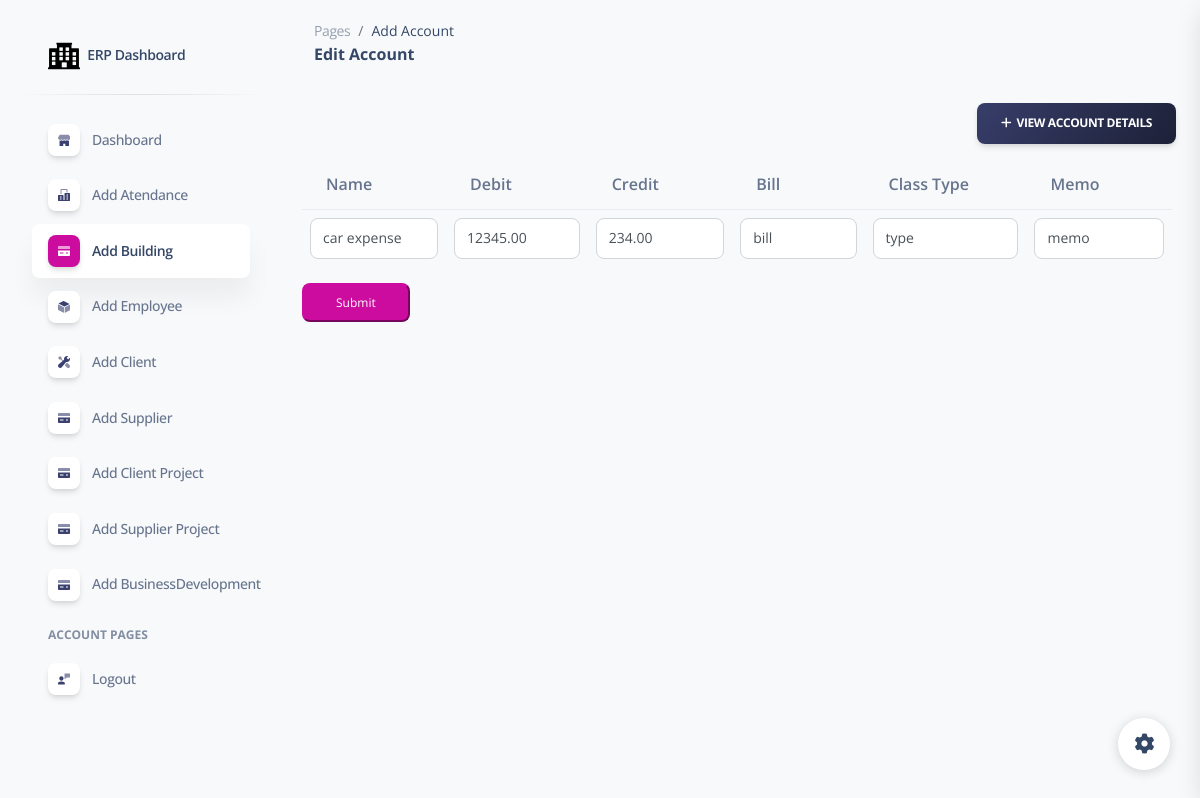
The app's page /editaccounts/1/ (signed in) with its own data.
### erpapp/models.py (models this page shows, shortened)
class Account(models.Model):
    entry_collection = models.ForeignKey(TallyEntryCollection, on_delete=models.CASCADE, related_name='tallyentry_set')
    name = models.CharField(max_length=255)
    bill = models.CharField(max_length=255)
    class_type = models.CharField(max_length=255)
    deb = models.DecimalField(max_digits=10, decimal_places=2)
    credit = models.DecimalField(max_digits=10, decimal_places=2)
    memo = models.CharField(max_length=255)

### erpapp/views.py (the view)
# urls.py: path('editaccounts/<int:entry_id>/', edit_account, name='edit_account'),
@login_required
def edit_account(request, entry_id):
    entry = get_object_or_404(Account, id=entry_id)
    entry_collection = entry.entry_collection
    if request.method == 'POST':
        form = AccountForm(request.POST, instance=entry)
        if form.is_valid():
            form.save()
            return redirect('account_list')  # Redirect to the success page or any other page as needed
    else:
        form = AccountForm(instance=entry)
    return render(request, 'edit_account.html', {'form': form, 'entry_collection': entry_collection})

### erpapp/forms.py
class AccountForm(forms.ModelForm):
    class Meta:
        model = Account
        exclude = ['entry_collection', 'date']
        fields = ['name', 'bill', 'class_type', 'deb', 'credit', 'memo']
    def __init__(self, *args, **kwargs):
        super().__init__(*args, **kwargs)
        for field_name, field in self.fields.items():
            field.required = False
            field.widget.attrs.update({'class': 'form-control'})

### erpapp/templates/edit_account.html (shortened to what this page needs)
{% extends 'base.html' %}
{% load static %}
{% block content %}
<!DOCTYPE html>
<html lang="en">
<head>
  <link href="{% static  'css/nucleo-icons.css' %}" rel="stylesheet" />
  <link href="{% static  'css/nucleo-svg.css' %}" rel="stylesheet" />
  <link href="{% static '/css/nucleo-svg.css' %}" rel="stylesheet" />
  <link id="pagestyle" href="{% static 'css/soft-ui-dashboard.css' %}" rel="stylesheet" />
</head>
<body class="g-sidenav-show  bg-gray-100">
  <aside class="sidenav navbar navbar-vertical navbar-expand-xs border-0 border-radius-xl my-3 fixed-start ms-3 " id="sidenav-main">
    <div class="sidenav-header">
      <a class="navbar-brand m-0" href="#" target="_blank">
        <img src="{% static '/img/logo-ct.png' %}" class="navbar-brand-img h-100" alt="main_logo">
        <span class="ms-1 font-weight-bold">ERP Dashboard</span>
      </a>
    </div>
    <hr class="horizontal dark mt-0">
    <div class="collapse navbar-collapse  w-auto  max-height-vh-100 h-100" id="sidenav-collapse-main">
      <ul class="navbar-nav">
        <li class="nav-item">
          <a class="nav-link" href="/">
            <div class="icon icon-shape icon-sm shadow border-radius-md bg-white text-center me-2 d-flex align-items-center justify-content-center">
            </div>
            <span class="nav-link-text ms-1">Dashboard</span>
          </a>
        </li>
        <li class="nav-item">
          <a class="nav-link  " href="/add_attendance">
            <div class="icon icon-shape icon-sm shadow border-radius-md bg-white text-center me-2 d-flex align-items-center justify-content-center">
            </div>
            <span class="nav-link-text ms-1">Add Atendance</span>
          </a>
        </li>
        <li class="nav-item">
          <a class="nav-link active " href="/add_building">
            <div class="icon icon-shape icon-sm shadow border-radius-md bg-white text-center me-2 d-flex align-items-center justify-content-center">
            </div>
            <span class="nav-link-text ms-1">Add Building</span>
          </a>
        </li>
        <li class="nav-item">
          <a class="nav-link" href="/add_employee">
            <div class="icon icon-shape icon-sm shadow border-radius-md bg-white text-center me-2 d-flex align-items-center justify-content-center">
            </div>
            <span class="nav-link-text ms-1">Add Employee</span>
          </a>
        </li>
        <li class="nav-item">
          <a class="nav-link  " href="/add_client">
            <div class="icon icon-shape icon-sm shadow border-radius-md bg-white text-center me-2 d-flex align-items-center justify-content-center">
            </div>
            <span class="nav-link-text ms-1">Add Client</span>
          </a>
        </li>
        <li class="nav-item">
          <a class="nav-link  " href="/add_supplier">
            <div class="icon icon-shape icon-sm shadow border-radius-md bg-white text-center me-2 d-flex align-items-center justify-content-center">
            </div>
            <span class="nav-link-text ms-1">Add Supplier</span>
          </a>
        </li>
        <li class="nav-item">
          <a class="nav-link  " href="/add_project">
            <div class="icon icon-shape icon-sm shadow border-radius-md bg-white text-center me-2 d-flex align-items-center justify-content-center">
            </div>
            <span class="nav-link-text ms-1">Add Client Project</span>
          </a>
        </li>
        <li class="nav-item">
          <a class="nav-link  " href="/supplierproject/add/">
            <div class="icon icon-shape icon-sm shadow border-radius-md bg-white text-center me-2 d-flex align-items-center justify-content-center">
            </div>
            <span class="nav-link-text ms-1">Add Supplier Project</span>
          </a>
        </li>
        <li class="nav-item">
          <a class="nav-link  " href="/businessdevelopment">
            <div class="icon icon-shape icon-sm shadow border-radius-md bg-white text-center me-2 d-flex align-items-center justify-content-center">
            </div>
            <span class="nav-link-text ms-1">Add BusinessDevelopment</span>
          </a>
        </li>
        <li class="nav-item mt-3">
          <h6 class="ps-4 ms-2 text-uppercase text-xs font-weight-bolder opacity-6">Account pages</h6>
        </li>
        <li class="nav-item">
          <a class="nav-link  " href="{% url 'logout' %}">
            <div class="icon icon-shape icon-sm shadow border-radius-md bg-white text-center me-2 d-flex align-items-center justify-content-center">
            </div>
            <span class="nav-link-text ms-1">Logout</span>
          </a>
        </li>
        </ul>
    </div>
  </aside>
<main class="main-content position-relative max-height-vh-100 h-100 mt-1 border-radius-lg ">
    <nav class="navbar navbar-main navbar-expand-lg px-0 mx-4 shadow-none border-radius-xl" id="navbarBlur" navbar-scroll="true">
      <div class="container-fluid py-1 px-3">
        <nav aria-label="breadcrumb">
          <ol class="breadcrumb bg-transparent mb-0 pb-0 pt-1 px-0 me-sm-6 me-5">
            <li class="breadcrumb-item text-sm"><a class="opacity-5 text-dark" href="javascript:;">Pages</a></li>
            <li class="breadcrumb-item text-sm text-dark active" aria-current="page">Add Account</li>
          </ol>
          <h6 class="font-weight-bolder mb-0">Edit Account</h6>
        </nav>
      </div>
    </nav>
    <div class="container-fluid py-4">
      <div class="row">
          <div class="col-lg-12">
              <div class="row">
                  <div class="col-xl-6 mb-xl-0 mb-4">
                  </div>
                  <div class="col-6 text-end">
                      <a class="btn bg-gradient-dark mb-0" href="/account_list"><i class="fas fa-plus"></i>&nbsp;&nbsp;View Account Details</a>
                  </div>
                  <div class="card-body p-3">
                      <form method="post">
                          <div class="table-responsive">
                              <table class="table">
                                  <thead>
                                      <tr>
                                          <th>Name</th>
                                          <th>Debit</th>
                                          <th>Credit</th>
                                          <th>Bill</th>
                                          <th>Class Type</th>
                                          <th>Memo</th>
                                      </tr>
                                  </thead>
                                  <tbody>
                                      <tr>
                                          <td>{{ form.name }}</td>
                                          <td>{{ form.deb }}</td>
                                          <td>{{ form.credit }}</td>
                                          <td>{{ form.bill }}</td>
                                          <td>{{ form.class_type }}</td>
                                          <td>{{ form.memo }}</td>
                                      </tr>
                                  </tbody>
                              </table>
                          </div>
                          <button type='submit' class="btn-sm btn-primary">Submit</button>
                      </form>
                  </div>
              </div>
          </div>
      </div>
  </div>
{% endblock %}

### erpapp/static/css/nucleo-svg.css (style rules this page uses)
.icon { display: inline-block; color: #111111; height: 1em; width: 1em; }
.icon-sm { height: 0.8em; width: 0.8em; }
.icon { fill: currentColor; stroke: none; }

### records on screen
Account: name "car expense", deb "12345.00", credit "234.00", bill "bill", class_type "type", memo "memo"
